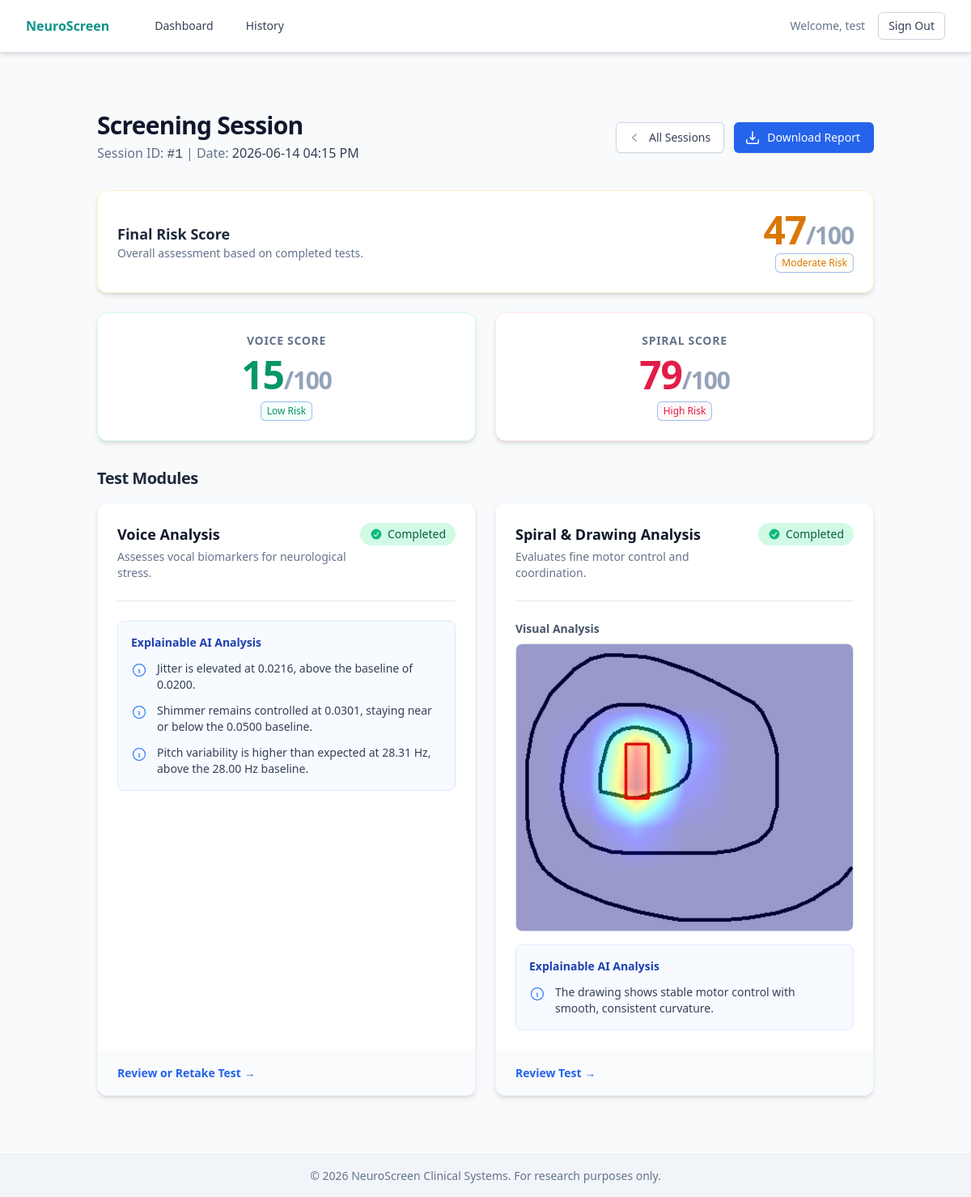
/session/ (signed in), run on the app's committed database.
### app.py (models this page shows)
class User(UserMixin, db.Model):
    __tablename__ = "users"
    id = db.Column(db.Integer, primary_key=True)
    username = db.Column(db.String(80), unique=True, nullable=False)
    password_hash = db.Column(db.String(255), nullable=False)
    created_at = db.Column(db.DateTime, default=datetime.utcnow, nullable=False)
    sessions = db.relationship(
        "ScreeningSession",
        backref="user",
        lazy=True,
        cascade="all, delete-orphan",
    )

class ScreeningSession(db.Model):
    __tablename__ = "screening_sessions"
    id = db.Column(db.Integer, primary_key=True)
    user_id = db.Column(db.Integer, db.ForeignKey("users.id"), nullable=False)
    timestamp = db.Column(db.DateTime, default=datetime.utcnow, nullable=False)
    voice_score = db.Column(db.Float, nullable=True)
    spiral_score = db.Column(db.Float, nullable=True)
    final_score = db.Column(db.Float, nullable=True)
    voice_metrics = db.Column(db.Text, nullable=True)
    spiral_metrics = db.Column(db.Text, nullable=True)

### app.py (the view)
@app.route("/session/", defaults={"session_id": None})
@app.route("/session/<int:session_id>/")
@login_required
def session_hub(session_id):
    session_record = resolve_session(session_id)
    if session_record is None:
        flash("Start a new screening session first.", "warning")
        return redirect(url_for("dashboard"))
    return render_template(
        "session.html",
        session_record=serialize_session(session_record),
    )

### templates/session.html (shortened to what this page needs)
{% extends "base.html" %} {% block content %}
<div class="container mx-auto px-4 sm:px-6 lg:px-8 py-8">
    <div class="flex flex-col md:flex-row md:items-center md:justify-between mb-8">
        <div>
            <h1 class="text-3xl font-bold tracking-tight text-slate-900">Screening Session</h1>
            <p class="mt-1 text-slate-500">
                Session ID: <span class="font-mono text-slate-700">#{{ session_record.id }}</span> | Date:
                <span class="font-medium text-slate-700">{{ session_record.full_timestamp }}</span>
            </p>
        </div>
        <div class="mt-4 md:mt-0 flex space-x-3">
            <a
                href="{{ url_for('history') }}"
                class="inline-flex items-center rounded-md border border-slate-300 bg-white px-4 py-2 text-sm font-medium text-slate-700 shadow-sm hover:bg-slate-50 focus:outline-none focus:ring-2 focus:ring-blue-500 focus:ring-offset-2">
                All Sessions
            </a>
            <a
                href="{{ url_for('generate_report', session_id=session_record.id) }}"
                class="inline-flex items-center rounded-md border border-transparent bg-blue-600 px-4 py-2 text-sm font-medium text-white shadow-sm hover:bg-blue-700 focus:outline-none focus:ring-2 focus:ring-blue-500 focus:ring-offset-2">
                Download Report
            </a>
        </div>
    </div>
    <div class="space-y-6 mb-8">
        <div class="bg-white border {{ session_record.final_score_classes.border }} rounded-xl p-6 shadow-md">
            <div class="flex flex-col sm:flex-row items-start sm:items-center justify-between">
                <div>
                    <h2 class="text-lg font-semibold text-slate-800">Final Risk Score</h2>
                    <p class="text-sm text-slate-500">Overall assessment based on completed tests.</p>
                </div>
                <div class="text-left sm:text-right mt-4 sm:mt-0">
                    {% if session_record.final_score is not none %}
                    <p class="text-5xl font-bold tracking-tight {{ session_record.final_score_classes.text }}">
                        {{ session_record.final_score|int }}<span class="text-3xl text-slate-400">/100</span>
                    </p>
                    <span
                        class="mt-1 inline-flex items-center rounded-md px-2 py-1 text-xs font-medium {{ session_record.final_score_classes.bg }} {{ session_record.final_score_classes.text }} ring-1 ring-inset ring-opacity-20 {{ session_record.final_score_classes.border }}">
                        {{ session_record.final_score_classes.name }}
                    </span>
                    {% else %}
                    <p class="text-4xl font-bold tracking-tight text-slate-400">{{ session_record.final_text }}</p>
                    {% endif %}
                </div>
            </div>
        </div>
        <div class="grid grid-cols-1 md:grid-cols-2 gap-6">
            <div
                class="bg-white border {{ session_record.voice_score_classes.border }} rounded-xl p-6 text-center shadow-md">
                <h3 class="text-sm font-semibold text-slate-500 uppercase tracking-wider">Voice Score</h3>
                {% if session_record.voice_score is not none %}
                <p class="mt-2 text-5xl font-bold tracking-tight {{ session_record.voice_score_classes.text }}">
                    {{ session_record.voice_score|int }}<span class="text-3xl text-slate-400">/100</span>
                </p>
                <span
                    class="mt-2 inline-flex items-center rounded-md px-2 py-1 text-xs font-medium {{ session_record.voice_score_classes.bg }} {{ session_record.voice_score_classes.text }} ring-1 ring-inset ring-opacity-20 {{ session_record.voice_score_classes.border }}">
                    {{ session_record.voice_score_classes.name }}
                </span>
                {% else %}
                <p class="mt-2 text-4xl font-bold tracking-tight text-slate-400">{{ session_record.voice_text }}</p>
                <span
                    class="mt-2 inline-flex items-center rounded-md px-2 py-1 text-xs font-medium bg-slate-100 text-slate-500 ring-1 ring-inset ring-slate-500/10">
                    Not Started
                </span>
                {% endif %}
            </div>
            <div
                class="bg-white border {{ session_record.spiral_score_classes.border }} rounded-xl p-6 text-center shadow-md">
                <h3 class="text-sm font-semibold text-slate-500 uppercase tracking-wider">Spiral Score</h3>
                {% if session_record.spiral_score is not none %}
                <p class="mt-2 text-5xl font-bold tracking-tight {{ session_record.spiral_score_classes.text }}">
                    {{ session_record.spiral_score|int }}<span class="text-3xl text-slate-400">/100</span>
                </p>
                <span
                    class="mt-2 inline-flex items-center rounded-md px-2 py-1 text-xs font-medium {{ session_record.spiral_score_classes.bg }} {{ session_record.spiral_score_classes.text }} ring-1 ring-inset ring-opacity-20 {{ session_record.spiral_score_classes.border }}">
                    {{ session_record.spiral_score_classes.name }}
                </span>
                {% else %}
                <p class="mt-2 text-4xl font-bold tracking-tight text-slate-400">{{ session_record.spiral_text }}</p>
                <span
                    class="mt-2 inline-flex items-center rounded-md px-2 py-1 text-xs font-medium bg-slate-100 text-slate-500 ring-1 ring-inset ring-slate-500/10">
                    Not Started
                </span>
                {% endif %}
            </div>
        </div>
    </div>
    <div>
        <h2 class="text-xl font-bold tracking-tight text-slate-800 mb-4">Test Modules</h2>
        <div class="grid grid-cols-1 md:grid-cols-2 gap-6">
            <div
                class="relative flex flex-col bg-white border border-slate-100 rounded-xl shadow-md hover:shadow-xl hover:-translate-y-1 transition-all duration-300">
                <div class="p-6 flex-grow">
                    <div class="flex items-start justify-between">
                        <div>
                            <h3 class="text-lg font-semibold text-slate-900">Voice Analysis</h3>
                            <p class="mt-1 text-sm text-slate-500">
                                Assesses vocal biomarkers for neurological stress.
                            </p>
                        </div>
                        {% if session_record.voice_score is not none %}
                        <span
                            class="inline-flex items-center rounded-full bg-emerald-100 px-3 py-1 text-sm font-medium text-emerald-800">
                            Completed
                        </span>
                        {% else %}
                        <span
                            class="inline-flex items-center rounded-full bg-slate-100 px-3 py-1 text-sm font-medium text-slate-600">
                            Pending
                        </span>
                        {% endif %}
                    </div>
                    {% if session_record.voice_analysis %}
                    <div class="mt-6 border-t border-slate-200 pt-6">
                        <div class="rounded-lg bg-blue-50/50 p-4 border border-blue-100">
                            <h4 class="text-sm font-semibold text-blue-800">Explainable AI Analysis</h4>
                            <ul role="list" class="mt-3 space-y-3">
                                {% for point in session_record.voice_analysis %}
                                <li class="flex items-start">
                                    <p class="ml-3 text-sm text-slate-700">{{ point }}</p>
                                </li>
                                {% endfor %}
                            </ul>
                        </div>
                    </div>
                    {% endif %}
                </div>
                <div class="bg-slate-50/75 rounded-b-xl px-6 py-4 mt-auto">
                    <a
                        href="{{ url_for('voice_test', session_id=session_record.id) }}"
                        class="text-sm font-semibold text-blue-600 hover:text-blue-800">
                        {% if session_record.voice_score is not none %} Review or Retake Test &rarr; {% else %} Start
                        Voice Test &rarr; {% endif %}
                    </a>
                </div>
            </div>
            <div
                class="relative flex flex-col bg-white border border-slate-100 rounded-xl shadow-md hover:shadow-xl hover:-translate-y-1 transition-all duration-300">
                <div class="p-6 flex-grow">
                    <div class="flex items-start justify-between">
                        <div>
                            <h3 class="text-lg font-semibold text-slate-900">Spiral & Drawing Analysis</h3>
                            <p class="mt-1 text-sm text-slate-500">Evaluates fine motor control and coordination.</p>
                        </div>
                        {% if session_record.spiral_score is not none %}
                        <span
                            class="inline-flex items-center rounded-full bg-emerald-100 px-3 py-1 text-sm font-medium text-emerald-800">
                            Completed
                        </span>
                        {% else %}
                        <span
                            class="inline-flex items-center rounded-full bg-slate-100 px-3 py-1 text-sm font-medium text-slate-600">
                            Pending
                        </span>
                        {% endif %}
                    </div>
                    {% if session_record.spiral_xai_image_url or session_record.spiral_analysis %}
                    <div class="mt-6 border-t border-slate-200 pt-6">
                        {% if session_record.spiral_xai_image_url %}
                        <div class="mb-4">
                            <h4 class="text-sm font-semibold text-slate-600 mb-2">Visual Analysis</h4>
                            <img
                                src="{{ session_record.spiral_xai_image_url }}"
                                alt="Spiral Test XAI Analysis"
                                class="rounded-lg border border-slate-200 w-full" />
                        </div>
                        {% endif %} {% if session_record.spiral_analysis %}
                        <div class="rounded-lg bg-blue-50/50 p-4 border border-blue-100">
                            <h4 class="text-sm font-semibold text-blue-800">Explainable AI Analysis</h4>
                            <ul role="list" class="mt-3 space-y-3">
                                {% for point in session_record.spiral_analysis %}
                                <li class="flex items-start">
                                    <p class="ml-3 text-sm text-slate-700">{{ point }}</p>
                                </li>
                                {% endfor %}
                            </ul>
                        </div>
                        {% endif %}
                    </div>
                    {% else %}
                    <div class="mt-6 border-t border-slate-200 pt-6">
                        <div class="text-center py-8">
                            <p class="text-slate-500 text-sm">Complete the test to view the analysis.</p>
                        </div>
                    </div>
                    {% endif %}
                </div>
                <div class="bg-slate-50/75 rounded-b-xl px-6 py-4 mt-auto">
                    <a
                        href="{{ url_for('spiral_test', session_id=session_record.id) }}"
                        class="text-sm font-semibold text-blue-600 hover:text-blue-800">
                        {% if session_record.spiral_score is not none %} Review Test &rarr; {% else %} Start Spiral Test
                        &rarr; {% endif %}
                    </a>
                </div>
            </div>
        </div>
    </div>
</div>
{% endblock %}

### templates/base.html (shortened to what this page needs)
<!doctype html>
<html lang="en" class="h-full bg-slate-50">
    <head>
        <script src="https://cdn.tailwindcss.com"></script>
        <link rel="stylesheet" href="https://rsms.me/inter/inter.css" />
    </head>
    <body class="min-h-screen bg-slate-50 font-sans flex flex-col">
        <nav class="sticky top-0 z-40 bg-white/90 border-b border-slate-200 backdrop-blur-sm shadow-md">
            <div class="max-w-7xl mx-auto px-4 sm:px-6 lg:px-8">
                <div class="flex items-center justify-between h-16">
                    <div class="flex items-center">
                        <div class="flex-shrink-0 font-bold text-teal-600">NeuroScreen</div>
                        {% if current_user.is_authenticated %}
                        <div class="hidden md:block">
                            <div class="ml-10 flex items-baseline space-x-2">
                                <a
                                    href="{{ url_for('dashboard') }}"
                                    class="text-slate-700 hover:bg-slate-100 hover:text-slate-900 px-4 py-2 rounded-lg text-sm font-medium transition-all"
                                    >Dashboard</a
                                >
                                <a
                                    href="{{ url_for('history') }}"
                                    class="text-slate-700 hover:bg-slate-100 hover:text-slate-900 px-4 py-2 rounded-lg text-sm font-medium transition-all"
                                    >History</a
                                >
                            </div>
                        </div>
                        {% endif %}
                    </div>
                    {% if current_user.is_authenticated %}
                    <div class="hidden md:block">
                        <div class="ml-4 flex items-center md:ml-6">
                            <span class="text-slate-500 text-sm mr-4">Welcome, {{ current_user.username }}</span>
                            <a
                                href="{{ url_for('logout') }}"
                                class="inline-flex items-center rounded-md border border-slate-300 bg-white px-3 py-1.5 text-sm font-medium text-slate-700 shadow-sm hover:bg-slate-50"
                                >Sign Out</a
                            >
                        </div>
                    </div>
                    {% endif %}
                </div>
            </div>
        </nav>
        <main class="py-10">
             {% block content %}{% endblock %}
        </main>
        <footer class="bg-slate-100 border-t border-slate-200 mt-auto">
            <div class="max-w-7xl mx-auto py-4 px-4 sm:px-6 lg:px-8 text-center text-sm text-slate-500">
                &copy; {{ year }} NeuroScreen Clinical Systems. For research purposes only.
            </div>
        </footer>
    </body>
</html>

### data on the page
User: username "test"
ScreeningSession: final_score "47", voice_score "15", spiral_score "79"

### other printed values
{{ session_record.id }} "1"
{{ session_record.full_timestamp }} "2026-06-14 04:15 PM"
{{ session_record.final_score_classes.name }} "Moderate Risk"
{{ session_record.voice_score_classes.name }} "Low Risk"
{{ session_record.spiral_score_classes.name }} "High Risk"
{{ point }} "Jitter is elevated at 0.0216, above the baseline of 0.0200." "Shimmer remains controlled at 0.0301, staying near or below the 0.0500 baseline." "Pitch variability is higher than expected at 28.31 Hz, above the 28.00 Hz baseline."
{{ point }} "The drawing shows stable motor control with smooth, consistent curvature."
